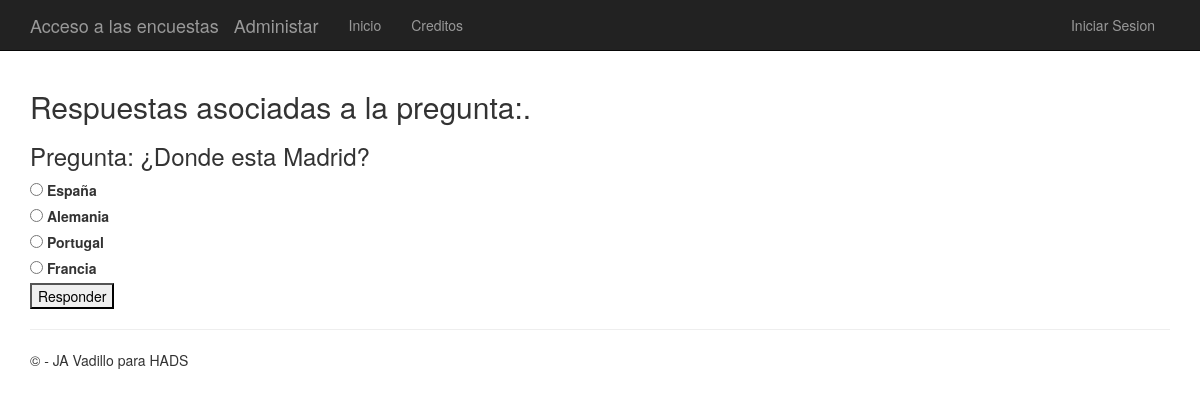
The app's page /polls/2/ with its own data.
### app/models.py (models this page shows)
class QuestionQuiz(models.Model):
    question_text = models.CharField(max_length=200)
    question_theme = models.CharField(default='',max_length=200)
    pub_date = models.DateTimeField('date published')

class Answers(models.Model):
    question = models.ForeignKey(QuestionQuiz)
    answer = models.CharField(max_length=200)
    correct = models.BooleanField(default=False)
    votes = models.IntegerField(default=0)

### app/views.py (the view)
# urls.py: url(r'^polls/(?P<question_id>\d+)/$', app.views.detail, name='detail'),
def detail(request, question_id):
     question = get_object_or_404(QuestionQuiz, pk=question_id)
     return render(request, 'polls/detail.html', {'title':'Respuestas asociadas a la pregunta:','question': question})

### app/templates/polls/detail.html (shortened to what this page needs)
﻿{% extends "app/layout.html" %}
{% block content %}
<h2>{{ title }}.</h2>
<h3>Pregunta: {{ question.question_text }}</h3>
<form action="{% url 'vote' question.id %}" method="post">
{% if not request.user.is_authenticated %}
    {% for answer in question.answers_set.all %}
        <input type="radio" name="choice" id="choice{{ forloop.counter }}" value="{{ answer.id }}" />
        <label for="choice{{ forloop.counter }}">{{ answer.answer }}</label><br />
    {% endfor %}
{% endif %}
{% if request.user.is_authenticated %}
    {% for answer in question.answers_set.all %}
        <label for="choice{{ forloop.counter }}">{{ answer.answer }}</label>
        <ul>
            <li for="choice{{ forloop.counter }}">Es correcta:{{ answer.correct }}</li>
            <li for="choice{{ forloop.counter }}">Número de votos:{{ answer.votes }}</li>
        </ul>
        <br />
    {% endfor %}
    <a href="{% url 'choice_add' question.id %}"><h3>Insertar Opciones</h3></a>
    <a href="{% url 'chart' question.id %}"> <h3>Ver resultado de la votacion</h3> </a><br />
{% else %}
    <input type="submit" value="Responder" />
{% endif %}
</form>
{% endblock %}

### app/templates/app/layout.html (shortened to what this page needs)
﻿<!DOCTYPE html>
<html>
<head>
    {% load staticfiles %}
    <link rel="stylesheet" type="text/css" href="{% static 'app/content/bootstrap.min.css' %}" />
    <link rel="stylesheet" type="text/css" href="{% static 'app/content/site.css' %}" />
</head>
<body>
    <div class="navbar navbar-inverse navbar-fixed-top">
        <div class="container">
            <div class="navbar-header">
                <a href="/polls/" class="navbar-brand">Acceso a las encuestas</a>
                <a href="/admin/" class="navbar-brand">Administar</a>
            </div>
            <div class="navbar-collapse collapse">
                <ul class="nav navbar-nav">
                    <li><a href="{% url 'home' %}">Inicio</a></li>
                    <li><a href="{% url 'contact' %}">Creditos</a></li>
                </ul>
                {% include 'app/loginpartial.html' %}
            </div>
        </div>
    </div>
    <div class="container body-content">
{% block content %}{% endblock %}
        <hr/>
        <footer>
            <p>&copy; {{ year }} - JA Vadillo para HADS</p>
        </footer>
    </div>
</body>
</html>

### app/templates/app/loginpartial.html
{% if user.is_authenticated %}
<form id="logoutForm" action="/logout" method="post" class="navbar-right">
    {% csrf_token %}
    <ul class="nav navbar-nav navbar-right">
        <li><span class="navbar-brand">Bienvenido ... {{ user.username }}!</span></li>
        <li><a href="javascript:document.getElementById('logoutForm').submit()">Cerrar Sesion</a></li>
    </ul>
</form>
{% else %}
<ul class="nav navbar-nav navbar-right">
    <li><a href="{% url 'login' %}">Iniciar Sesion</a></li>
</ul>
{% endif %}

### app/static/app/content/site.css (style rules this page uses)
body { padding-top: 50px; padding-bottom: 20px; }
.body-content { padding-left: 15px; padding-right: 15px; }
input, select, textarea { max-width: 280px; }

### records on screen
QuestionQuiz: question_text "¿Donde esta Madrid?"
Answers: answer "España"
Answers: answer "Alemania"
Answers: answer "Portugal"
Answers: answer "Francia"

### other values on screen
{{ title }} "Respuestas asociadas a la pregunta:"
